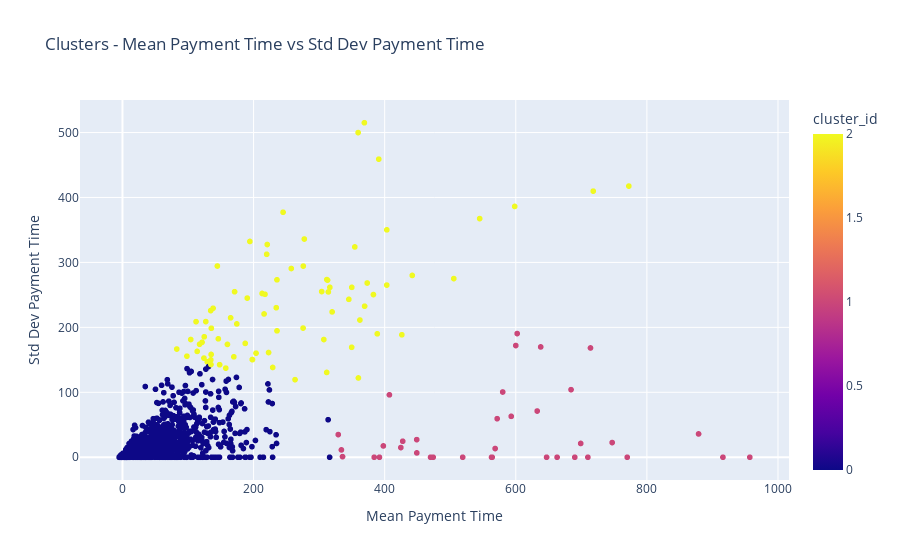

The notebook cell this image was saved under:
### Code cell
import plotly.express as px

# Define colors for each cluster
colors = ['red', 'blue', 'green']

# Create a scatter plot using Plotly
fig = px.scatter(grouped_data, x='Mean_Payment_time', y='Std_Dev_Payment_time', color='cluster_id',
                 color_discrete_sequence=colors, labels={'Mean_Payment_time': 'Mean Payment Time',
                                                          'Std_Dev_Payment_time': 'Std Dev Payment Time'},
                 title='Clusters - Mean Payment Time vs Std Dev Payment Time', hover_name='CUSTOMER_NUMBER')

# Show the plot
fig.show()

### Figure 1 — Plotly figure (JSON) as saved in the notebook; plotly's stock layout.template omitted (floating-point values rounded to 4 significant figures; data arrays with more than 128 entries replaced by an {"elided": "..."} marker saying what was removed)
{"data": [{"hovertemplate": "<b>%{hovertext}</b><br><br>Mean Payment Time=%{x}<br>Std Dev Payment Time=%{y}<br>cluster_id=%{marker.color}<extra></extra>", "hovertext": {"elided": "1041 str values"}, "legendgroup": "", "marker": {"color": {"elided": "1041 int values"}, "coloraxis": "coloraxis", "symbol": "circle"}, "mode": "markers", "name": "", "showlegend": false, "type": "scattergl", "x": {"elided": "1041 float values"}, "xaxis": "x", "y": {"elided": "1041 float values"}, "yaxis": "y"}], "layout": {"coloraxis": {"colorbar": {"title": {"text": "cluster_id"}}, "colorscale": [[0, "#0d0887"], [0.1111, "#46039f"], [0.2222, "#7201a8"], [0.3333, "#9c179e"], [0.4444, "#bd3786"], [0.5556, "#d8576b"], [0.6667, "#ed7953"], [0.7778, "#fb9f3a"], [0.8889, "#fdca26"], [1, "#f0f921"]]}, "legend": {"tracegroupgap": 0}, "title": {"text": "Clusters - Mean Payment Time vs Std Dev Payment Time"}, "xaxis": {"anchor": "y", "domain": [0, 1], "title": {"text": "Mean Payment Time"}}, "yaxis": {"anchor": "x", "domain": [0, 1], "title": {"text": "Std Dev Payment Time"}}}}
